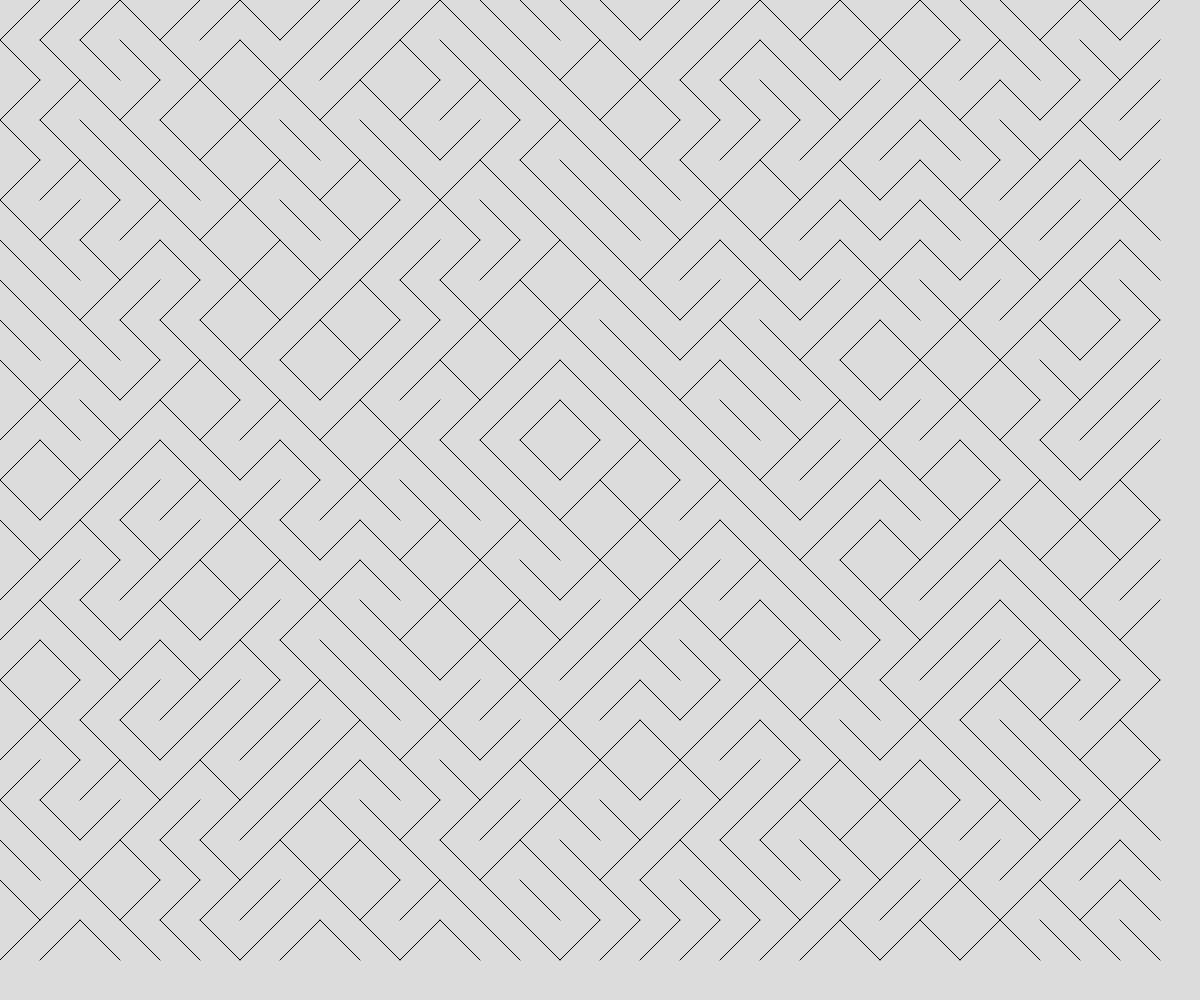
Frame 1 (no input)
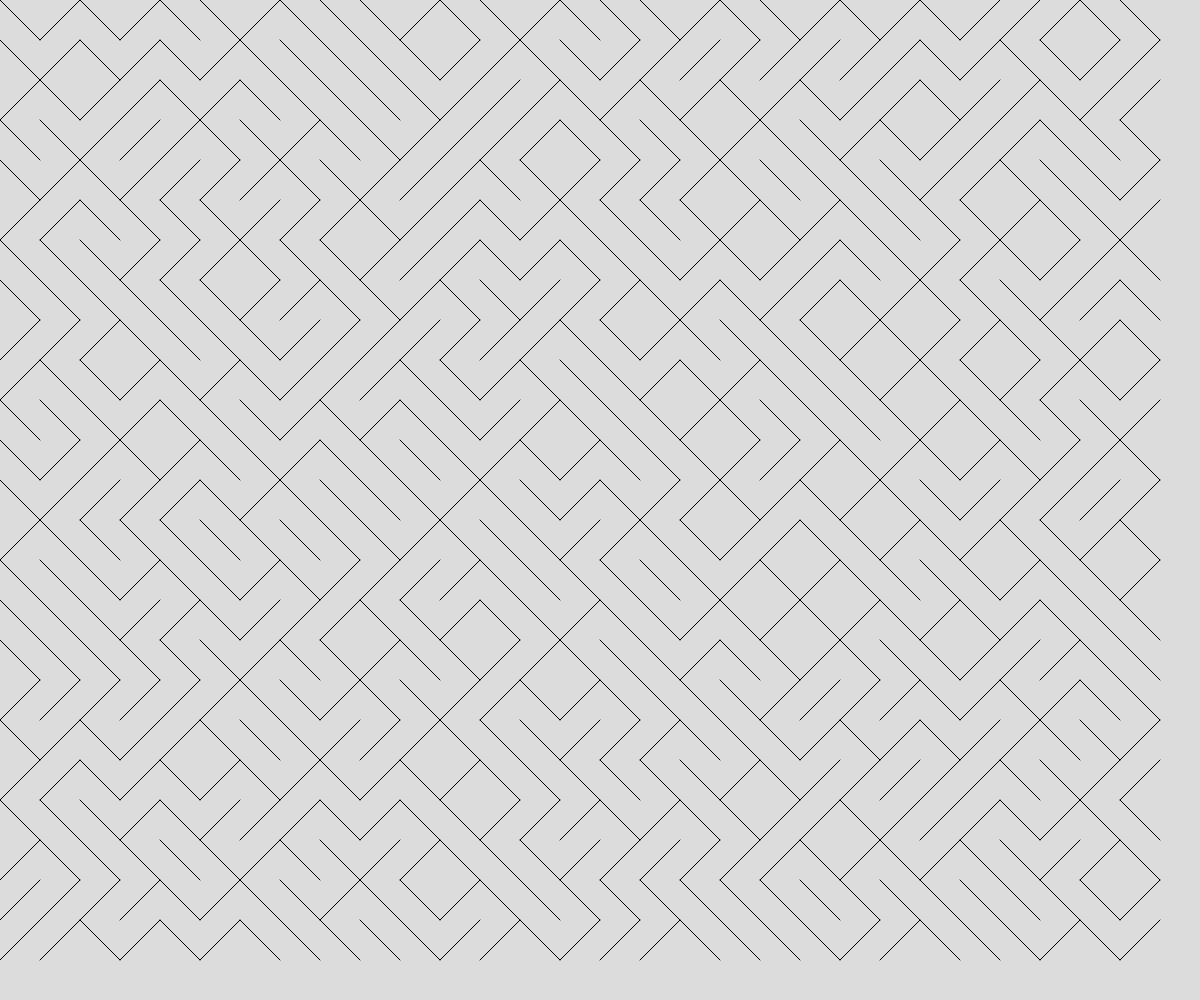
Frame 2 (the mouse pressed at the canvas centre, redrawn once)

The p5.js sketch that drew these frames (run headless with seeded random() and noise() and a simulated clock; the mouse was pressed at the canvas centre and the sketch redrawn once):

// p5.js sketch
// ── sketch.js
// Project Title
// Your Name
// Date
//
// Extra for Experts:
// - describe what you did to take this project "above and beyond"
const spacing = 40;

function setup() {
  createCanvas(windowWidth, windowHeight);
  noLoop();
}

function diagonalAscending(x, y, s){

  line(x-s/2, y+s/2, x+s/2, y-s/2);

}

function diagonalDescending(x, y, s){

  line(x-s/2, y-s/2, x+s/2, y+s/2);

}

function draw() {
  background(220);
  for(let x = spacing/2; x < width - spacing/2; x += spacing){
    for(let y = spacing/2; y < height - spacing/2; y += spacing){
      if(int(random(2))===0){
        diagonalDescending(x, y, spacing);
      }
      else{
      diagonalAscending(x, y, spacing);
      }
    }
  }
}
